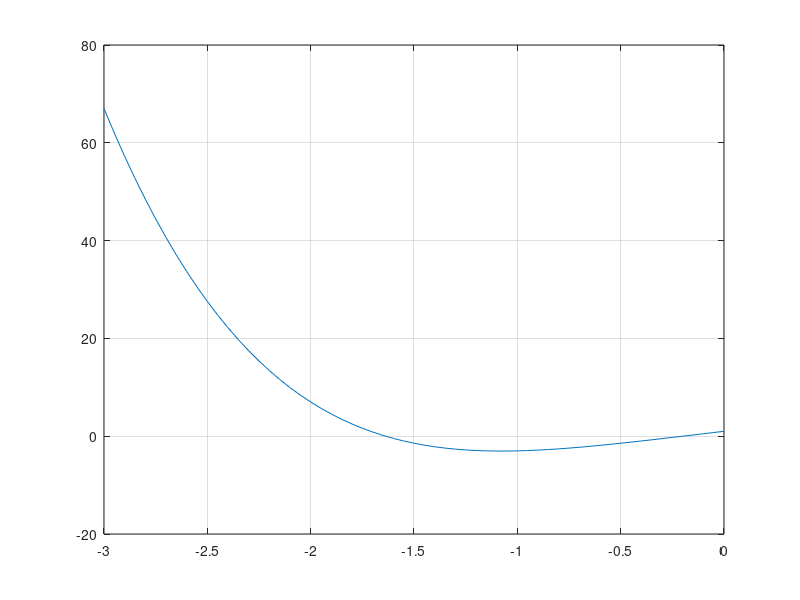

The MATLAB source for this figure:
% Question 1 

% a)

clc;
clear;
x=[0:0.05:2];
y=cos(2*x)+exp(x)-3; 
plot(x,y);
grid;


% b)
% Solving with Newton Raphson

clear;
clc;
format long;
error = 0.00000005;
isAnswer = 0;
n = 1;
x(1) = 1.4;
while (isAnswer == 0) 
    fx = cos(2*x(n)) + exp(x(n))-3;
    dx = -2*sin(2*x(n)) + exp(x(n));
    x(n+1) = x(n) - (fx/dx);
    isAnswer = abs(x(n) - x(n+1)) < error;
    n = n + 1;
end
x'


% Question 2

% a)

clc;
clear;
x=[-3:0.05:0];
y=x.^4+5*x+1; 
plot(x,y);
grid;

% b)
% Solving with Newton Raphson

clear;
clc;
format long;
error = 0.00000005;
isAnswer = 0;
n = 1;
x(1) = -0.5;
while (isAnswer == 0) 
    fx = (x(n).^4)+(5*x(n))+1;
    dx = (4*x(n).^3)+5;
    x(n+1) = x(n) - (fx/dx);
    isAnswer = abs(x(n) - x(n+1)) < error;
    n = n + 1;
end
x'


% Solving with Iteration Method
format long;
clear;
clc;
x(1) = -.5;
for i = 1:100
    x(i+1) = ((-x(i).^4)-1)/5;
end
x'



%NOMES: Josué Boelter , Marcelo Boeira


%Questão 1 









